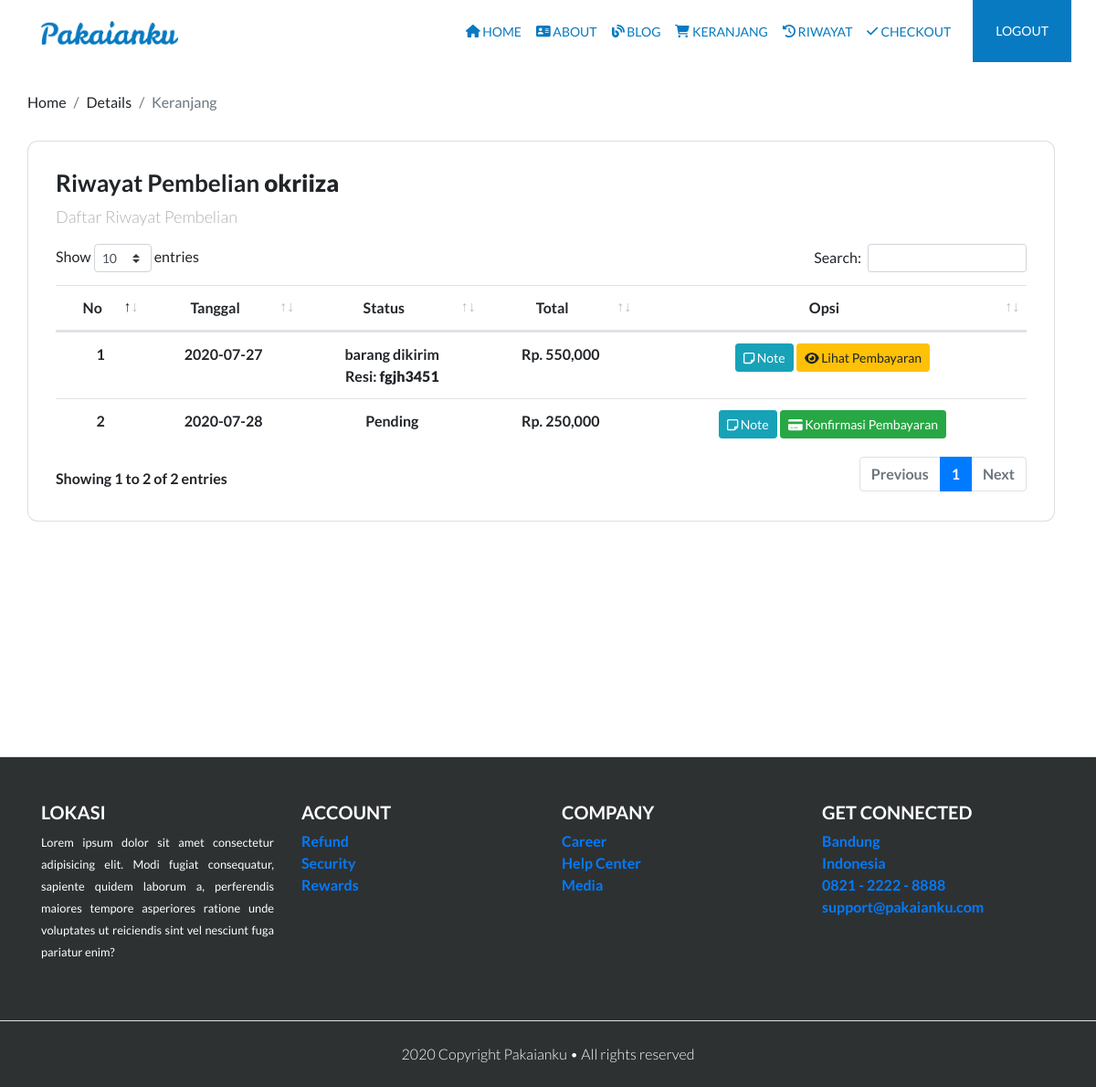
The page /riwayat.php (signed in) on the database its author committed.
### tables this page shows
CREATE TABLE `pembelian` (
  `id_pembelian` int(11) NOT NULL,
  `id_pelanggan` int(11) NOT NULL,
  `id_ongkir` int(11) NOT NULL,
  `tanggal_pembelian` date NOT NULL,
  `total_pembelian` int(11) NOT NULL,
  `nama_kota` varchar(100) NOT NULL,
  `tarif` int(11) NOT NULL,
  `alamat_pengiriman` text NOT NULL,
  `status_pembelian` varchar(100) NOT NULL DEFAULT 'Pending',
  `resi_pengiriman` varchar(100) NOT NULL,
  `created` datetime NOT NULL DEFAULT current_timestamp(),
  `updated` datetime NOT NULL DEFAULT current_timestamp() ON UPDATE current_timestamp()
);

### riwayat.php (the view, shortened to what this page needs)
<?php
include 'koneksi.php';
?>
<?php include 'navbar.php'; ?>
<section class="section-details-content">
    <div class="container">
        <div class="row">
            <div class="col p-0">
                <nav>
                <ol class="breadcrumb">
                    <li class="breadcrumb-item">Home</li>
                    <li class="breadcrumb-item">Details</li>
                    <li class="breadcrumb-item active">Keranjang</li>
                </ol>
                </nav>
            </div>
        </div>
        <div class="row">
            <div class="col-lg-12 pl-lg-0">
                <div class="card card-details">
                    <h1 class="font-weight-bold">Riwayat Pembelian <b><?php echo $_SESSION["users"]["nama"] ?></h1>
                    <p class="font-weight-light">Daftar Riwayat Pembelian</p>
                    <div class="attendee">
                        <table id="example1" class="table table-responsive-sm text-center">
                        <thead>
                            <tr>
                                <th>No</th>
                                <th>Tanggal</th>
                                <th>Status</th>
                                <th>Total</th>
                                <th>Opsi</th>
                            </tr>
                        </thead>
                        <tbody>
                            <?php
                            $nomor=1;
                            $id_pelanggan = $_SESSION["users"]['id_users'];
                            $ambil = $koneksi->query("SELECT * FROM pembelian WHERE id_pelanggan='$id_pelanggan'");
                            while($pecah = $ambil->fetch_assoc()) {
                            ?>
                            <tr>
                                <td><?php echo $nomor; ?></td>
                                <td><?php echo $pecah["tanggal_pembelian"]; ?></td>
                                <td>
                                    <?php echo $pecah["status_pembelian"]; ?>
                                    <br>
                                    <?php if (!empty($pecah['resi_pengiriman'])) : ?>
                                    Resi: <b><?php echo $pecah['resi_pengiriman']; ?></b>
                                    <?php endif ?>
                                </td>
                                <td>Rp. <?php echo number_format($pecah["total_pembelian"]); ?></td>
                                <td>
                                    <a href="nota.php?id=<?php echo $pecah["id_pembelian"] ?>" class="btn btn-info btn-sm"><i class="far fa-sticky-note"></i> Note</a>
                                    <?php if ($pecah['status_pembelian']=="Pending"): ?>
                                        <a href="konfirmasi_pembayaran.php?id=<?php echo $pecah["id_pembelian"] ?>" class="btn btn-success btn-sm"><i class="fas fa-credit-card"></i> Konfirmasi Pembayaran</a>
                                    <?php else: ?>
                                        <a href="lihat_pembayaran.php?id=<?php echo $pecah["id_pembelian"]; ?>" class="btn btn-warning btn-sm"><i class="fas fa-eye"></i> Lihat Pembayaran</a>
                                    <?php endif  ?>
                                </td>
                            </tr>
                            <?php $nomor++; ?>
                            <?php } ?>
                        </tbody>
                        </table>
                    </div>
                </div>
            </div>
        </div>
    </div>
</section>
<?php include 'footer.php' ;?>

### assets/style/main.css (style rules this page uses)
body { background-color: #fff; font-family: 'Lato', sans-serif; }
.section-details-content { margin-top: 100px; min-height: 85vh; }
.section-details-content .breadcrumb { background-color: transparent; padding: 0; margin-bottom: 30px; }
.section-details-content .card-details { padding: 30px; border-radius: 11px; }
.section-details-content .card-details h1 { font-size: 26px; }
.section-details-content .card-details p { font-size: 18px; color: #b1b1b1; }

### rows shown on the page
pembelian: tanggal_pembelian "2020-07-27", status_pembelian "barang dikirim", resi_pengiriman "fgjh3451", total_pembelian "550,000"
pembelian: tanggal_pembelian "2020-07-28", status_pembelian "Pending", total_pembelian "250,000"

### other values the page prints
$_SESSION["users"]["nama"] "okriiza"
